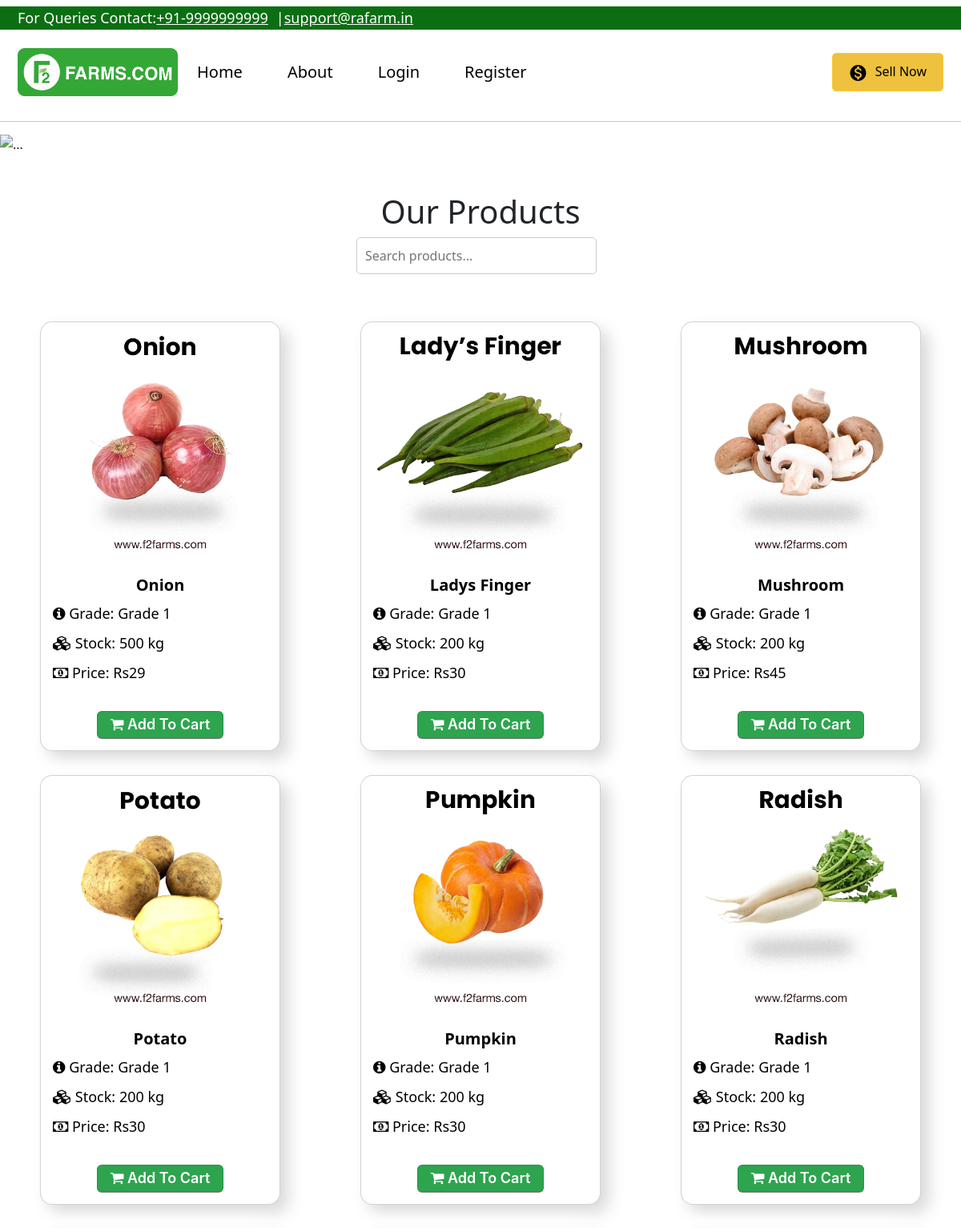
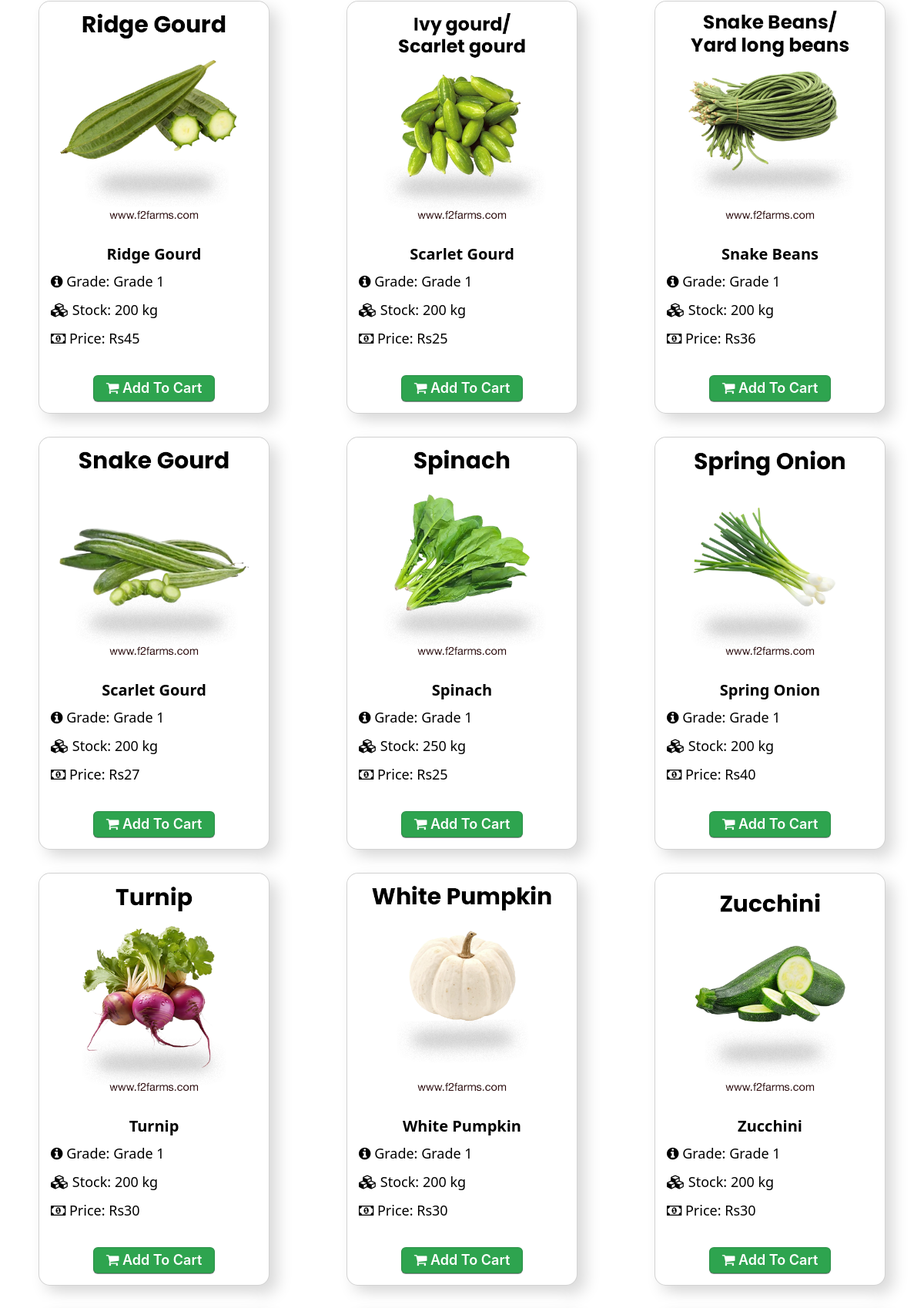
The page / (upper part) on the database its author committed (2 pictures, top to bottom).
### F2FarmApp/models.py (models this page shows, shortened)
class Product(models.Model):
    name=models.CharField(max_length=40)
    product_image= models.ImageField(upload_to='product_image/',null=True,blank=True)
    price = models.PositiveIntegerField()
    quantity = models.PositiveIntegerField(default=20)
    description=models.CharField(max_length=40)

### F2FarmApp/views.py (the view)
# urls.py: path('',views.home_view,name=''),
def home_view(request):
    products=models.Product.objects.all()
    if 'product_ids' in request.COOKIES:
        product_ids = request.COOKIES['product_ids']
        counter=product_ids.split('|')
        product_count_in_cart=len(set(counter))
    else:
        product_count_in_cart=0
    if request.user.is_authenticated:
        return HttpResponseRedirect('afterlogin')
    return render(request,'ecom/index.html',{'products':products,'product_count_in_cart':product_count_in_cart})

### F2FarmApp/templates/ecom/index.html (shortened to what this page needs)
{% extends 'ecom/homebase.html' %} {% load static %} {% block content %}
<link
  href="https://cdn.jsdelivr.net/npm/bootstrap@5.3.2/dist/css/bootstrap.min.css"
  rel="stylesheet"
/>
<div class="row">
  <div class="col-md-12">
    <div
      id="carouselExampleAutoplaying"
      class="carousel slide"
      data-bs-ride="carousel"
    >
      <div class="carousel-inner">
        <div class="carousel-item active">
          <img
            src="{% static 'images/web banner.png' %}"
            class="d-block w-100"
            alt="..."
          />
        </div>
      </div>
      <button
        class="carousel-control-prev"
        type="button"
        data-bs-target="#carouselExampleAutoplaying"
        data-bs-slide="prev"
      >
        <span class="carousel-control-prev-icon" aria-hidden="true"></span>
      </button>
      <button
        class="carousel-control-next"
        type="button"
        data-bs-target="#carouselExampleAutoplaying"
        data-bs-slide="next"
      >
        <span class="carousel-control-next-icon" aria-hidden="true"></span>
      </button>
    </div>
  </div>
</div>
<br /><br />
<center><h1>Our Products</h1></center>
<div class="search-bar">
  <input
    type="text"
    class="search-input"
    id="searchInput"
    placeholder="Search products..."
  />
</div>
{% if products %}
<br />
<div class="card-container">
  {% for p in products %}
  <div class="card col-md-6 col-lg-4">
    <img src="{% static p.product_image.url %}" alt="product pic" />
    <div class="card-body">
      <div class="card-title">
        <center><strong style="font-size: 20px">{{ p.name }}</strong></center>
      </div>
      <div class="card-description">
        <i class="fa fa-info-circle"></i> Grade: {{ p.description }}
      </div>
      <div class="card-description">
        <i class="fa fa-cubes"></i> Stock: {{ p.quantity }} kg
      </div>
      <div class="card-description">
        <i class="fa fa-money"></i> Price: Rs{{ p.price }}
      </div>
      <br />
      <center>
        <button
          class="add-to-cart"
          onclick="location.href='{% url 'add-to-cart' p.id  %}'"
        >
          <i class="fa fa-shopping-cart"></i> Add To Cart
        </button>
      </center>
    </div>
  </div>
  {% endfor %}
</div>
{% else %}
<h3 style="text-align: center; color: #3e454c">No Search Found</h3>
{% endif %}
{% endblock content %}

### F2FarmApp/templates/ecom/homebase.html (style rules this page uses)
body { background-color: #FFFFFF; margin: 0; padding: 0; box-sizing: border-box; }
body { margin: 0; padding: 0; }

### F2FarmApp/templates/ecom/index.html (style rules this page uses)
body { background-color: #ffffff; }
.card-container { display: flex; flex-wrap: wrap; justify-content: space-around; }
.card { width: 100%; max-width: 300px; margin: 15px; border-radius: 15px; overflow: hidden; background-color: #fff; box-shadow: 10px 10px 20px #d9d9d9, -10px -10px 20px #ffffff; transition: transform 0.3s ease-in-out; }
.card img { width: 100%; height: auto; border-radius: 15px 15px 0 0; }
.card-body { padding: 15px; }
.card-title { font-size: 18px; color: #000000; margin-bottom: 7px; }
.card-description { font-size: 18px; color: #000000; margin-bottom: 10px; }
.add-to-cart { appearance: none; background-color: #2ea44f; border: 1px solid rgba(27, 31, 35, 0.15); border-radius: 6px; box-shadow: rgba(27, 31, 35, 0.5) 0 1px 0; box-sizing: border-box; color: #fff; cursor: pointer; display: inline-block; font-family: -apple-system, system-ui, "Segoe UI", Helvetica, Arial, sans-serif, "Apple Color Emoji", "Segoe UI Emoji"; font-size: 18px; font-weight: 600; line-height: 20px; padding: 6px 16px; position: relative; text-align: center; text-decoration: none; user-select: none; -webkit-user-select: none; touch-action: manipulation; vertical-align: middle; white-space: nowrap; }
.search-bar { text-align: center; margin-bottom: 20px; }
.search-input { width: 100%; max-width: 300px; padding: 10px; border: 1px solid #ccc; border-radius: 5px; margin-right: 10px; }

### rows shown on the page
Product: product_image (picture), name "Onion", description "Grade 1", quantity "500", price "29"
Product: product_image (picture), name "Ladys Finger", description "Grade 1", quantity "200", price "30"
Product: product_image (picture), name "Mushroom", description "Grade 1", quantity "200", price "45"
Product: product_image (picture), name "Potato", description "Grade 1", quantity "200", price "30"
Product: product_image (picture), name "Pumpkin", description "Grade 1", quantity "200", price "30"
Product: product_image (picture), name "Radish", description "Grade 1", quantity "200", price "30"
Product: product_image (picture), name "Ridge Gourd", description "Grade 1", quantity "200", price "45"
Product: product_image (picture), name "Scarlet Gourd", description "Grade 1", quantity "200", price "25"
Product: product_image (picture), name "Snake Beans", description "Grade 1", quantity "200", price "36"
Product: product_image (picture), name "Scarlet Gourd", description "Grade 1", quantity "200", price "27"
Product: product_image (picture), name "Spinach", description "Grade 1", quantity "250", price "25"
Product: product_image (picture), name "Spring Onion", description "Grade 1", quantity "200", price "40"
Product: product_image (picture), name "Turnip", description "Grade 1", quantity "200", price "30"
Product: product_image (picture), name "White Pumpkin", description "Grade 1", quantity "200", price "30"
Product: product_image (picture), name "Zucchini", description "Grade 1", quantity "200", price "30"
